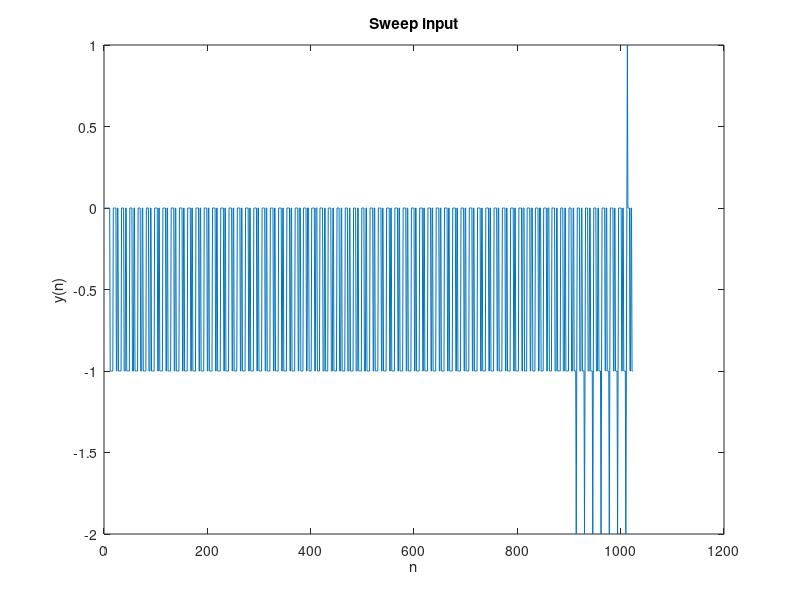
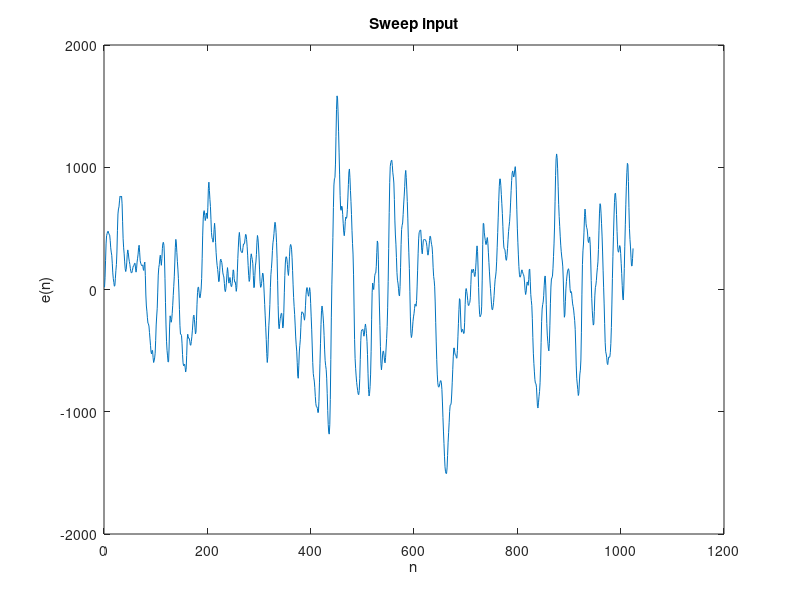
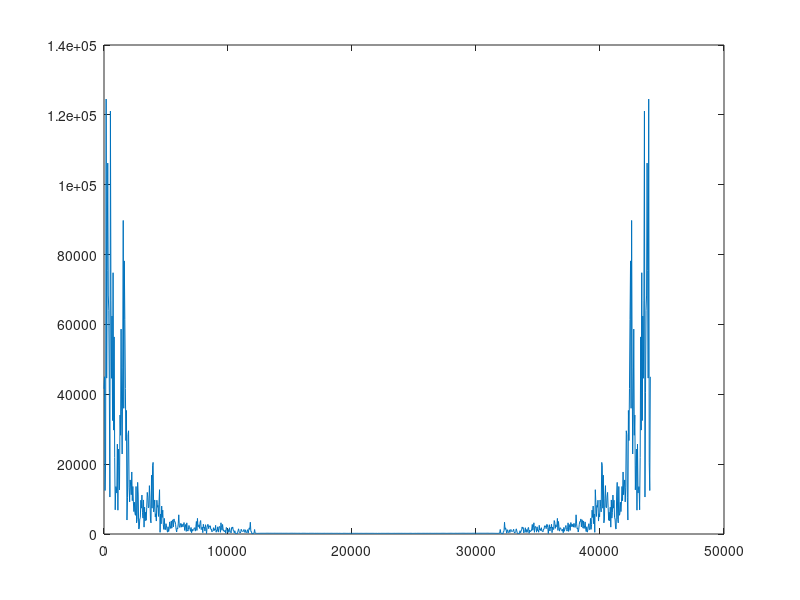
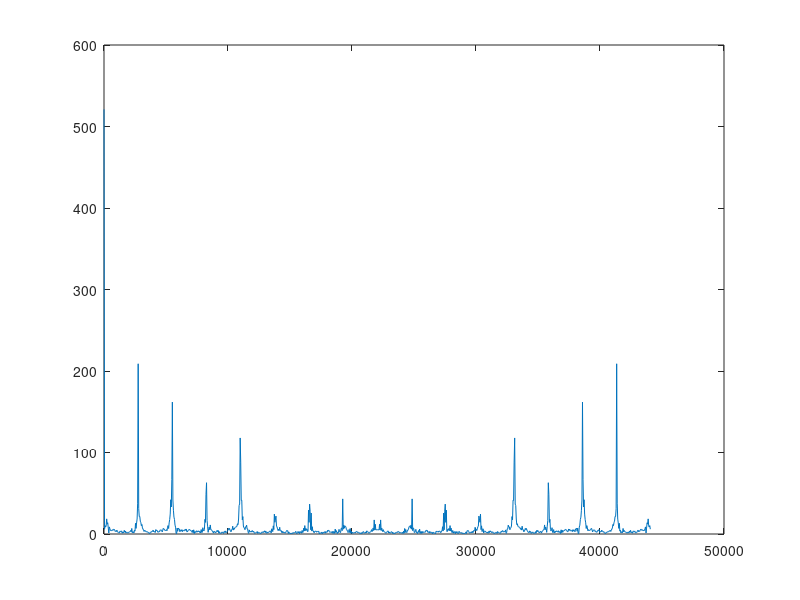

Write the MATLAB code that produced these figures, in order.
close all;
load('output_signal.txt')
load('YError_signal.txt')

Fs = 44100;

figure
len = size(YError_signal,1);
plot(YError_signal(1:len))
title('Sweep input');
xlabel('n');
ylabel('y(n)');

figure
len = size(output_signal,1);
plot(output_signal(1:len))
title('Sweep input');
xlabel('n');
ylabel('e(n)');

t2 = 0:length(output_signal)-1;
N = length(output_signal);

freqHz1 = (0:1:length(abs(fft(output_signal)))-1)*Fs/N
freqHz2 = (0:1:length(abs(fft(YError_signal)))-1)*Fs/N

figure
plot(freqHz1,abs(fft(output_signal)))

figure
plot(freqHz1,abs(fft(YError_signal)))

soundsc(output_signal,44100)





% subplot(2,1,2);
% plot(y_signal)
% title('Filtered output');
% xlabel('n');
% ylabel('y(n)');
% 
% load('fft_mag.txt')
% 
% figure,
% subplot(2,1,1);
% fftLen = 1024;
% fftLen2 = fftLen/2; 
% fftMag = abs(fft(x_signal))/fftLen2;
% plot(fftMag(1:fftLen2));
% title('FFT MATLAB Sweep');
% xlabel('m');
% ylabel('|Y(m)|');
% 
% subplot(2,1,2);
% plot(fft_mag(1:fftLen2));
% title('FFT CrossCore Sweep');
% xlabel('m');
% ylabel('|Y(m)|');
